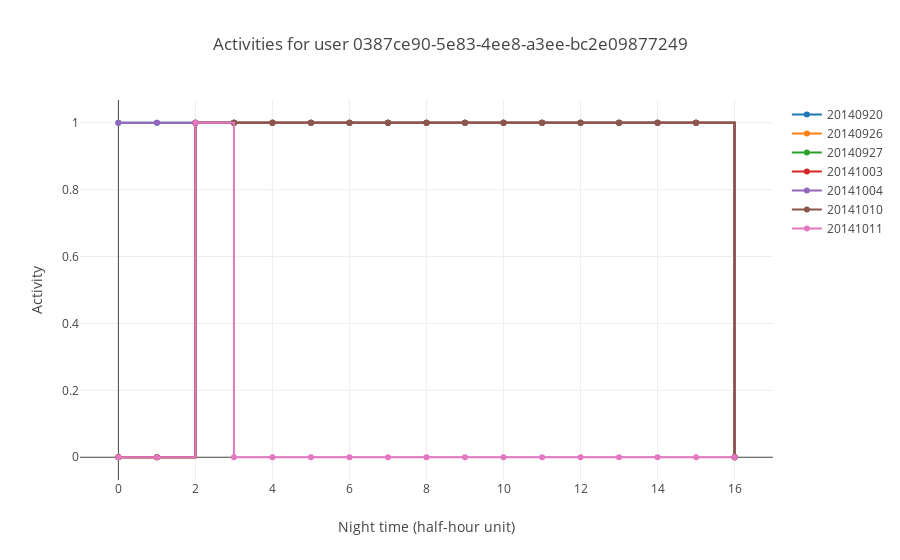

The notebook cell this image was saved under:
### Code cell
user, user_dict = list(user_night_activities.items())[1]
plot_user_activities(user, user_dict)

### Figure 1 — Plotly figure (JSON) as saved in the notebook; plotly's stock layout.template omitted (floating-point values rounded to 4 significant figures)
{"data": [{"line": {"shape": "hv"}, "name": "20140920", "type": "scatter", "uid": "abf3a09f-d412-4ae8-b19e-3f56ec9c585d", "x": [0, 1, 2, 3, 4, 5, 6, 7, 8, 9, 10, 11, 12, 13, 14, 15, 16], "y": [1, 1, 1, 1, 1, 1, 1, 1, 1, 1, 1, 1, 1, 1, 1, 1, 0]}, {"line": {"shape": "hv"}, "name": "20140926", "type": "scatter", "uid": "63e4966f-d0d6-470c-9b1a-d9cfeee97929", "x": [0, 1, 2, 3, 4, 5, 6, 7, 8, 9, 10, 11, 12, 13, 14, 15, 16], "y": [0, 0, 1, 1, 1, 1, 1, 1, 1, 1, 1, 1, 1, 1, 1, 1, 0]}, {"line": {"shape": "hv"}, "name": "20140927", "type": "scatter", "uid": "ff68de86-8b17-4f7d-af21-290d5b4034b1", "x": [0, 1, 2, 3, 4, 5, 6, 7, 8, 9, 10, 11, 12, 13, 14, 15, 16], "y": [0, 0, 1, 1, 1, 1, 1, 1, 1, 1, 1, 1, 1, 1, 1, 1, 0]}, {"line": {"shape": "hv"}, "name": "20141003", "type": "scatter", "uid": "2d52f61c-b7ea-4568-9bfb-4803683f7ea1", "x": [0, 1, 2, 3, 4, 5, 6, 7, 8, 9, 10, 11, 12, 13, 14, 15, 16], "y": [0, 0, 1, 1, 1, 1, 1, 1, 1, 1, 1, 1, 1, 1, 1, 1, 0]}, {"line": {"shape": "hv"}, "name": "20141004", "type": "scatter", "uid": "bef66971-60a1-47d2-b073-e8438a5a86e4", "x": [0, 1, 2, 3, 4, 5, 6, 7, 8, 9, 10, 11, 12, 13, 14, 15, 16], "y": [1, 1, 1, 1, 1, 1, 1, 1, 1, 1, 1, 1, 1, 1, 1, 1, 0]}, {"line": {"shape": "hv"}, "name": "20141010", "type": "scatter", "uid": "a39e14a2-282e-4e05-99ab-e6ad87139c49", "x": [0, 1, 2, 3, 4, 5, 6, 7, 8, 9, 10, 11, 12, 13, 14, 15, 16], "y": [0, 0, 1, 1, 1, 1, 1, 1, 1, 1, 1, 1, 1, 1, 1, 1, 0]}, {"line": {"shape": "hv"}, "name": "20141011", "type": "scatter", "uid": "4cd21cbe-15c9-4cb6-a25e-f918665a6fcb", "x": [0, 1, 2, 3, 4, 5, 6, 7, 8, 9, 10, 11, 12, 13, 14, 15, 16], "y": [0, 0, 1, 0, 0, 0, 0, 0, 0, 0, 0, 0, 0, 0, 0, 0, 0]}], "layout": {"title": {"text": "Activities for user 0387ce90-5e83-4ee8-a3ee-bc2e09877249"}, "xaxis": {"title": {"text": "Night time (half-hour unit)"}}, "yaxis": {"title": {"text": "Activity"}}}}
